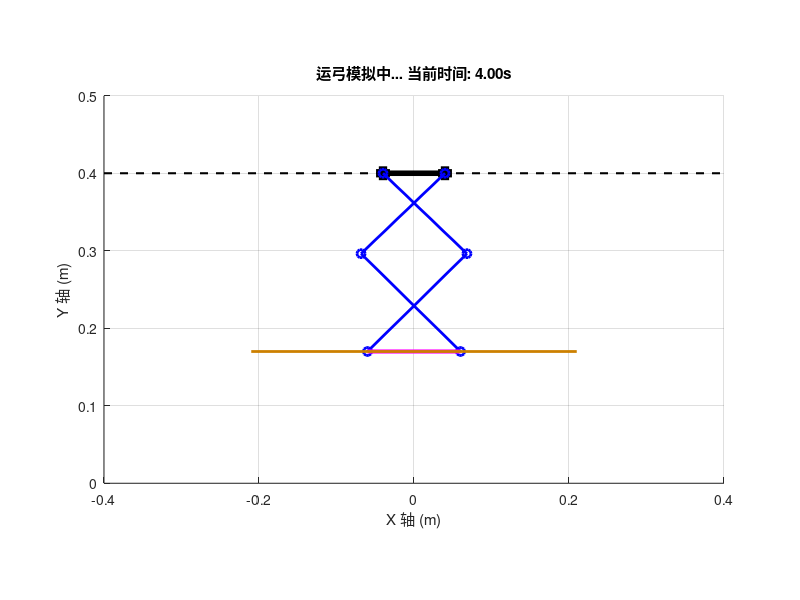
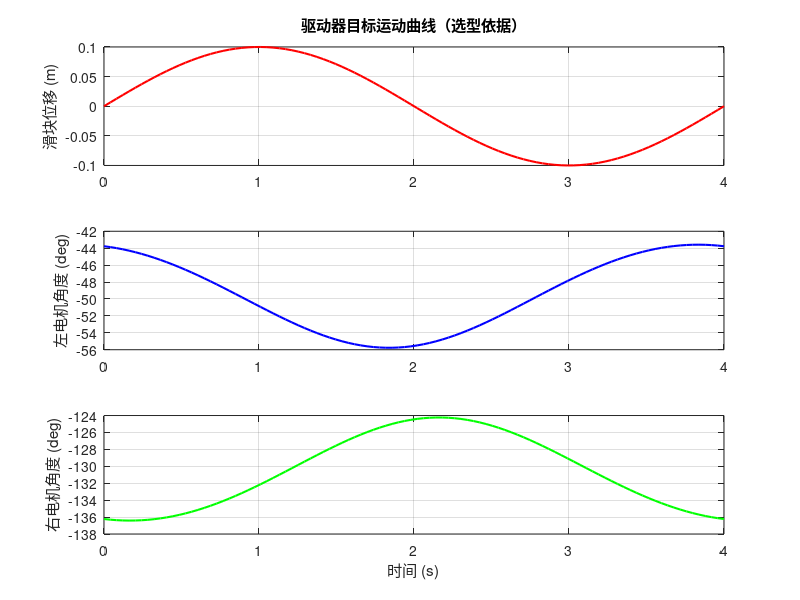

Here is the MATLAB script that generated these plots, in order:
function violin_bowing_simulation()
    %% 1. 机械结构尺寸参数初始化 (可根据需要调整以进行选型)
    L1 = 0.15;       % 连杆1长度 (m)
    L2 = 0.18;       % 连杆2长度 (m)
    W_slider = 0.08; % 滑块上两铰链点的间距 (m)
    W_bow = 0.12;    % 琴弓上两铰链点的间距 (m)
    
    % 导轨高度（假设固定在基座上方 Y = 0.4m 处）
    Y_rail = 0.40; 
    
    %% 2. 定义期望的琴弓运动轨迹 (时间序列)
    t = linspace(0, 4, 100); % 4秒钟，100个采样点
    
    % 期望的琴弓中心轨迹 (X, Y) 和倾斜角 (Phi, 弧度)
    % 模拟运弓：在拉弓的同时，角度发生微调（比如从 -5度 到 5度）
    x_b_traj = 0.1 * sin(2*pi*0.25*t);          % 琴弓X向左右平移
    y_b_traj = 0.15 + 0.02 * cos(2*pi*0.25*t);   % 琴弓Y向高度
    phi_traj = deg2rad(5) * sin(2*pi*0.25*t);    % 琴弓倾角
    
    %% 3. 循环计算逆运动学并存储结果
    N = length(t);
    xs_res = zeros(1, N);
    theta_L_res = zeros(1, N);
    theta_R_res = zeros(1, N);
    
    % 创建动画窗口
    figure('Name', '小提琴运弓机构运动学模拟', 'Position', [200, 200, 800, 500]);
    
    for i = 1:N
        % 当前帧的目标位姿
        xb = x_b_traj(i);
        yb = y_b_traj(i);
        phi = phi_traj(i);
        
        % (1) 策略：让滑块的水平位置跟随琴弓中心
        xs = xb; 
        xs_res(i) = xs;
        
        % 滑块上左右两关节的绝对坐标
        Base_L = [xs - W_slider/2, Y_rail];
        Base_R = [xs + W_slider/2, Y_rail];
        
        % (2) 计算琴弓上左右两铰接点的绝对坐标
        Target_L = [xb - (W_bow/2)*cos(phi), yb - (W_bow/2)*sin(phi)];
        Target_R = [xb + (W_bow/2)*cos(phi), yb + (W_bow/2)*sin(phi)];
        
        % (3) 调用2R逆运动学子函数求电机角度
        % 注意：根据你草图的折叠方向，左侧取肘节向左(Elbow Left/Up)，右侧对称
        th1L = solve_2R_IK(Base_L, Target_L, L1, L2, 'left');
        th1R = solve_2R_IK(Base_R, Target_R, L1, L2, 'right');
        
        if isnan(th1L) || isnan(th1R)
            error('当前机械尺寸下，轨迹超出工作空间！请检查尺寸设计。');
        end
        
        theta_L_res(i) = th1L;
        theta_R_res(i) = th1R;
        
        %% 4. 实时绘制机构图形
        clf; hold on; grid on; axis equal;
        xlim([-0.4, 0.4]); ylim([0, 0.5]);
        xlabel('X 轴 (m)'); ylabel('Y 轴 (m)');
        title(['运弓模拟中... 当前时间: ', num2str(t(i), '%.2f'), 's']);
        
        % 绘制导轨
        plot([-0.4, 0.4], [Y_rail, Y_rail], 'k--', 'LineWidth', 1.5);
        % 绘制滑块
        plot([Base_L(1), Base_R(1)], [Y_rail, Y_rail], 'ks-', 'LineWidth', 4, 'MarkerFaceColor', 'k');
        
        % 计算左连杆中间关节坐标
        Joint_L = Base_L + [L1*cos(th1L), L1*sin(th1L)];
        % 绘制左连杆
        plot([Base_L(1), Joint_L(1), Target_L(1)], [Base_L(2), Joint_L(2), Target_L(2)], 'b-o', 'LineWidth', 2);
        
        % 计算右连杆中间关节坐标
        Joint_R = Base_R + [L1*cos(th1R), L1*sin(th1R)];
        % 绘制右连杆
        plot([Base_R(1), Joint_R(1), Target_R(1)], [Base_R(2), Joint_R(2), Target_R(2)], 'b-o', 'LineWidth', 2);
        
        % 绘制琴弓
        plot([Target_L(1), Target_R(1)], [Target_L(2), Target_R(2)], 'm-', 'LineWidth', 3);
        % 延伸绘制整把弓的效果
        Bow_Ext_L = Target_L + 0.15 * [cos(phi+pi), sin(phi+pi)];
        Bow_Ext_R = Target_R + 0.15 * [cos(phi), sin(phi)];
        plot([Bow_Ext_L(1), Bow_Ext_R(1)], [Bow_Ext_L(2), Bow_Ext_R(2)], 'Color', [0.8 0.5 0], 'LineWidth', 2);
        
        pause(0.04); % 控制动画刷新频率
    end
    
    %% 5. 绘制电机曲线（选型参考数据）
    figure('Name', '驱动动特性数据');
    subplot(3,1,1); plot(t, xs_res, 'r', 'LineWidth', 1.5); ylabel('滑块位移 (m)'); grid on;
    title('驱动器目标运动曲线（选型依据）');
    subplot(3,1,2); plot(t, rad2deg(theta_L_res), 'b', 'LineWidth', 1.5); ylabel('左电机角度 (deg)'); grid on;
    subplot(3,1,3); plot(t, rad2deg(theta_R_res), 'g', 'LineWidth', 1.5); ylabel('右电机角度 (deg)'); xlabel('时间 (s)'); grid on;
end

%% 2R 机器人逆运动学求解子函数
function theta1 = solve_2R_IK(Base, Target, L1, L2, side)
    % 计算基点到目标点的相对距离
    dx = Target(1) - Base(1);
    dy = Target(2) - Base(2);
    distSq = dx^2 + dy^2;
    dist = sqrt(distSq);
    
    % 检查是否超出臂展极限
    if dist > (L1 + L2) || dist < abs(L1 - L2)
        theta1 = NaN;
        return;
    end
    
    % 基础方位角
    alpha = atan2(dy, dx);
    
    % 利用余弦定理求内部角
    cos_beta = (L1^2 + distSq - L2^2) / (2 * L1 * dist);
    beta = acos(max(-1, min(1, cos_beta))); % 防止浮点数误差溢出[-1,1]
    
    % 根据机构形态（左侧通常关节向外凸，右侧向外凸）选择正负分支
    if strcmp(side, 'left')
        theta1 = alpha + beta; % 对应左侧弯曲形态
    else
        theta1 = alpha - beta; % 对应右侧弯曲形态
    end
end
